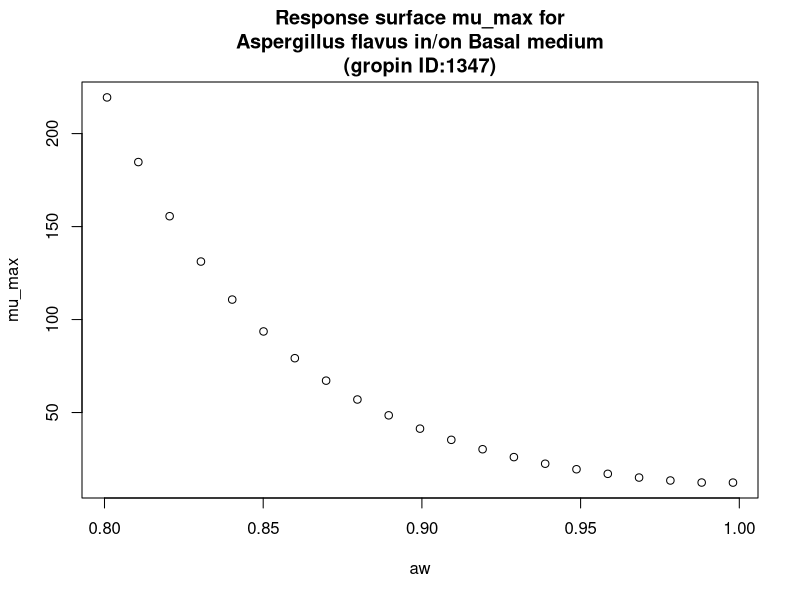

The R script that drew this image:
#############################
# start of Parameter script
#############################
aw <- seq(0.8008,0.998001998001998,length.out=21)
#############################
# end of Parameter script
#############################
############################# 
# start of Model script Gropin ID 1347 
#############################
 
# constant coefficients for this model
 
variables <- data.frame(aw)
argumentsPar <- expand.grid(variables)
 
# heart of the model
response_surface <- function(aw) {
   mumax <-exp(2.613-3.206*sqrt(1-aw)+21.13*(sqrt(1-aw))^2)

return(mumax=mumax)
} 

# output parameters
mumax <- cbind(argumentsPar,response_surface(argumentsPar['aw']))
colnames(mumax) <- c(colnames(argumentsPar),'mumax')
#############################
# End of Model script
#############################
############################# 
# start of Visualisation script Gropin ID 1347 
#############################
plot(aw,mumax$mumax,
                          xlab='aw',
                          ylab='mu_max',main='Response surface mu_max for
Aspergillus flavus in/on Basal medium
(gropin ID:1347)')
#############################
# End of Visualisation script
#############################
